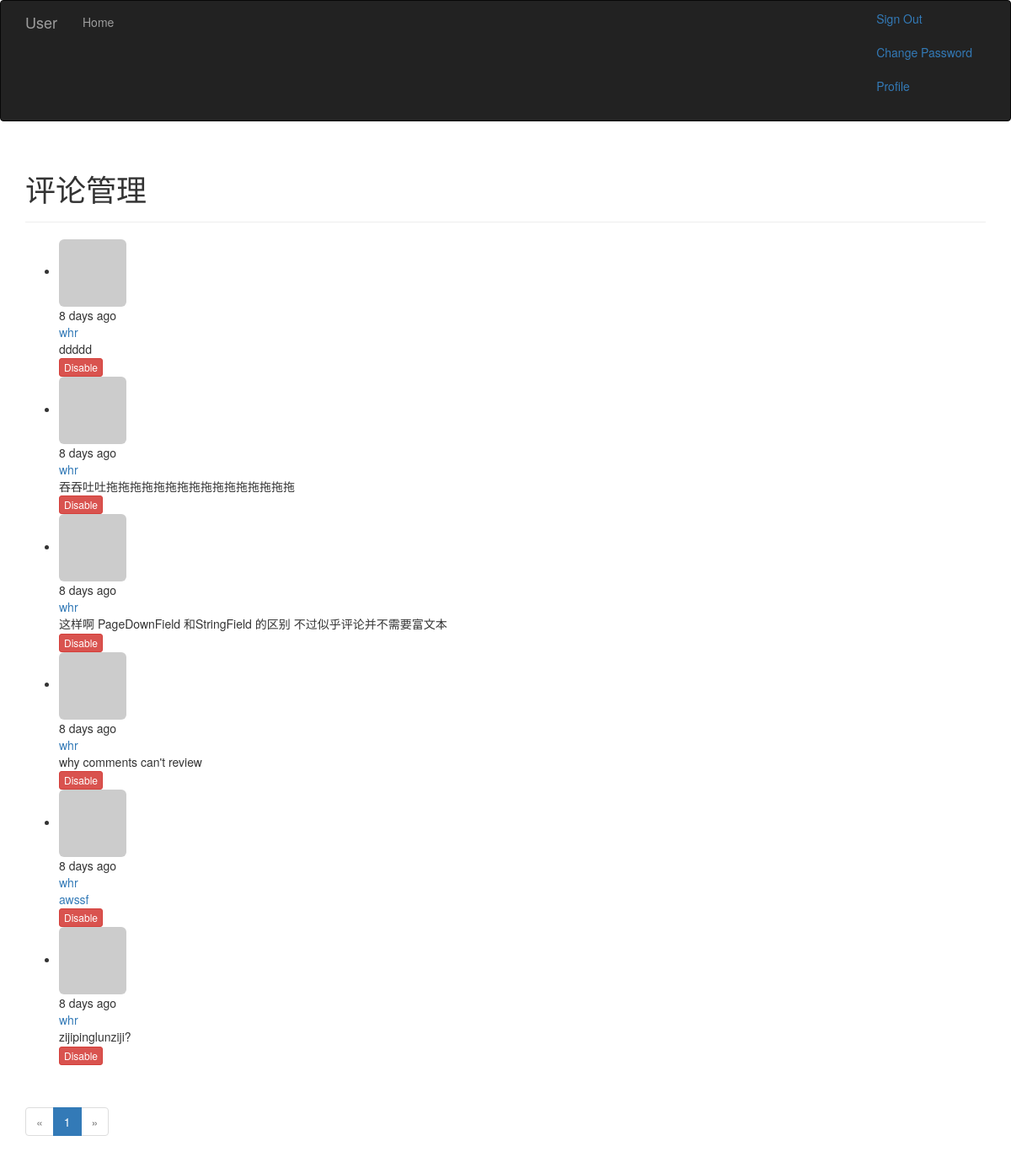
Screenshot of /moderate (signed in) with the database file from the repository.
### app/models.py (models this page shows, shortened)
class Comment(db.Model):
	__tablename__ = 'comments'
	id = db.Column(db.Integer,primary_key=True)
	body = db.Column(db.Text)
	body_html = db.Column(db.Text)
	timestamp = db.Column(db.DateTime,index=True,default=datetime.utcnow)
	disabled = db.Column(db.Boolean)
	author_id = db.Column(db.Integer,db.ForeignKey('users.id'))
	post_id = db.Column(db.Integer,db.ForeignKey('posts.id'))

class User(UserMixin,db.Model):
	__tablename__ = 'users'
	password_hash = db.Column(db.String(128))
	id = db.Column(db.Integer,primary_key = True)
	username = db.Column(db.String(64),unique = True,index = True)
	email = db.Column(db.String(64),unique = True,index = True)
	role_id = db.Column(db.Integer,db.ForeignKey('roles.id'))
	confirmed = db.Column(db.Boolean,default = False)
	name = db.Column(db.String(64))
	location = db.Column(db.String(64))
	about_me = db.Column(db.Text())
	member_since = db.Column(db.DateTime(),default = datetime.utcnow)
	last_seen = db.Column(db.DateTime(),default = datetime.utcnow)
	avatar_hash = db.Column(db.String(32))
	posts = db.relationship('Post',backref='author',lazy='dynamic')
	comments = db.relationship('Comment',backref='author',lazy='dynamic')
	followed = db.relationship('Follow',
								foreign_keys = [Follow.follower_id],
								backref = db.backref('follower',lazy='joined'),
								lazy = 'dynamic',
								cascade = 'all,delete-orphan')
	followers = db.relationship('Follow',
								foreign_keys = [Follow.followed_id],
								backref = db.backref('followed',lazy='joined'),
								lazy = 'dynamic',
								cascade = 'all,delete-orphan')
	@property
	def password(self):
		raise AttributeError('password is not readable')
	@login_manager.user_loader
	def load_user(user_id):
		return User.query.get(int(user_id))
	def can(self,permissions):
		return self.role is not None and \
			(self.role.permissions & permissions) == permissions
	def ping(self):
		self.last_seen = datetime.utcnow()
		db.session.add(self)
	def gravatar(self,size=100,default='identicon',rating='g'):
		if request.is_secure:
			url = 'https://secure.gravatar.com/avatar'
		else:
			url = 'http://www.gravatar.com/avatar'
		hash = hashlib.md5(self.email.encode('utf-8')).hexdigest()
		return '{url}/{hash}?s={size}&d={default}&r={rating}'.format(
																	url=url,hash=hash,size=size,default=default,rating=rating)
	role_id = db.Column(db.Integer,db.ForeignKey('roles.id'))

### app/main/views.py (the view)
@main.route('/moderate')
@login_required
@permission_required(Permission.MODERATE_COMMENTS)
def moderate():
	page = request.args.get('page',1,type=int)
	pagination = Comment.query.order_by(Comment.timestamp.desc()).paginate(page,per_page=20,error_out=False)
	comments = pagination.items
	return render_template('moderate.html',comments=comments,pagination=pagination,page=page)

### app/auth/views.py (called while the page is built)
@auth.before_app_request
def before_request():#unconfirmed login
	if current_user.is_authenticated:
		current_user.ping()
		if not current_user.confirmed \
			and request.endpoint[:5] != 'auth.' \
			and request.endpoint != 'static':
			return redirect(url_for('auth.unconfirmed'))

### app/main/__init__.py (called while the page is built)
@main.app_context_processor
def inject_permissions():
	return dict(Permission=Permission)

### app/main/views.py (called while the page is built)
@main.after_app_request
def after_request(response):
	for query in get_debug_queries():
		if query.duration >= current_app.config['FLASKY_SLOW_DB_QUERY_TIME']:
			current_app.logger.waring('Slow query: %s\nParamaters: %s\nDuration: %fs\nContext: %s\n' %(
				query.statement,query.parameters,query.duration,query.context))
	return response

### app/templates/moderate.html (shortened to what this page needs)
{% extends 'base.html' %}
{% import '_macros.html' as macros %}
{% block page_content %}
<div class = 'page-header'>
	<h1>评论管理</h1>
</div>
{% set moderate = True %}
{% include '_comments.html' %}
{% if pagination %}
<div class = 'pagination'>
	{{ macros.pagination_widget(pagination,'.moderate') }}
</div>
{% endif %}
{% endblock%}

### app/templates/base.html (shortened to what this page needs)
{% extends 'bootstrap/base.html' %}
{% block navbar %}
<div class='navbar navbar-inverse' role= 'navigation'>
	<div class = 'container'>
		<div class = 'navbar-header'>
			<a class='navbar-brand'href='/users'>User</a>
		</div>
		<div class = 'navbar-collapse collapse'>
			<ul class = 'nav navbar-nav'>
				<li><a href ='/'>Home</a></li>
			</ul>
		<ul class = 'nav navbar - nav navbar-right'>
			{%if current_user.is_authenticated %}
			<li><a href = "{{url_for('auth.logout')}}">Sign Out</a></li>
			<li><a href = "{{url_for('auth.change')}}">Change Password</a></li>
			<li><a href = "{{ url_for('main.user', username=current_user.username) }}">Profile</a></li>
			{%else%}
			<li><a href = "{{url_for('auth.login')}}">Sign in</a></li>
			{%endif%}
		</ul>
		</div>
	</div>
</div>
{% endblock %}
{% block head %}
{{super() }}
{% endblock %}
{% block content %}
<div class = 'container'>
	{% block page_content %}{% endblock %}
</div>
{% endblock %}

### app/templates/_macros.html
{% macro pagination_widget(pagination,endpoint) %}
<ul class='pagination'>
	<li {% if not pagination.has_prev %} class='disabled' {% endif %}>
		<a href = '{% if pagination.has_prev %}{{url_for(endpoint,page=pagination.page-1,**kwargs)}}
			{% else %}#{% endif %}'>&laquo;
		</a>
	</li>
	{% for p in pagination.iter_pages() %}
		{% if p %}
			{% if p == pagination.page %}
			<li class = 'active'>
				<a href = '{{url_for(endpoint,page=p,**kwargs)}}'>{{p}}</a>
			</li>
			{% else %}
			<li>
				<a href = '{{url_for(endpoint,page=p,**kwargs)}}'>{{p}}</a>
			</li>
			{% endif %}
		{% else %}
		<li class ='disabled'><a href = '#'>&hellip;</a></li>
		{% endif %}
	{% endfor %}
	<li {% if not pagination.has_next %} class='disabled'{% endif %}>
		<a href = '{% if pagination.has_next %}{{url_for(endpoint,page=pagination.page+1,**kwargs)}}
			{% else %}#{% endif %}'>&raquo;
		</a>
	</li>
</ul>
{% endmacro %}

### app/templates/_comments.html (shortened to what this page needs)
<ul class ='comments'>
	{% for comment in comments %}
	<li class = 'comment'>
		<div class = 'comment-thumbnail'>
			<a href = "{{ url_for('.user',username = comment.author.username) }}">
				<img class = 'img-rounded profile-thumbnail' src = '{{ comment.author.gravatar(size=40) }}'>
			</a>
		</div>
		<div class = 'comment-content'>
			<div class = 'comment-date'>{{ moment(comment.timestamp).fromNow() }}</div>
			<div class = 'comment-author'>
				<a href = "{{ url_for('.user',username=comment.author.username) }}">{{ comment.author.username }}</a>
			</div>
			<div class = 'comment-body'>
				{% if moderate or not comment.disabled %}
					{% if comment.body_html %}
						{{ comment.body_html | safe }}
					{% else %}
						{{ comment.body }}
					{% endif %}
				{% endif %}
			</div>
			{% if moderate %}
				{% if comment.disabled %}
				<a class = 'btn btn-default btn-xs' href = "{{ url_for('.moderate_enable',id=comment.id,page=page) }}">
					Enable</a>
				{% else %}
				<a class = 'btn btn-danger btn-xs ' href = "{{ url_for('.moderate_disable',id=comment.id,page=page) }}">
					Disable</a>
				{% endif %}
			{% endif %}
		</div>
	</li>
	{% endfor %}
</ul>

### rows the page displays
Comment: timestamp "8 days ago", author.username "whr", body_html "ddddd"
Comment: timestamp "8 days ago", author.username "whr", body_html "吞吞吐吐拖拖拖拖拖拖拖拖拖拖拖拖拖拖拖拖"
Comment: timestamp "8 days ago", author.username "whr", body_html "这样啊 PageDownField 和StringField 的区别 不过似乎评论并不需要富文本"
Comment: timestamp "8 days ago", author.username "whr", body_html "why comments can't review"
Comment: timestamp "8 days ago", author.username "whr", body_html "aw ssf"
Comment: timestamp "8 days ago", author.username "whr", body_html "zijipinglunziji?"

### other values shown
{{ p }} "1"
